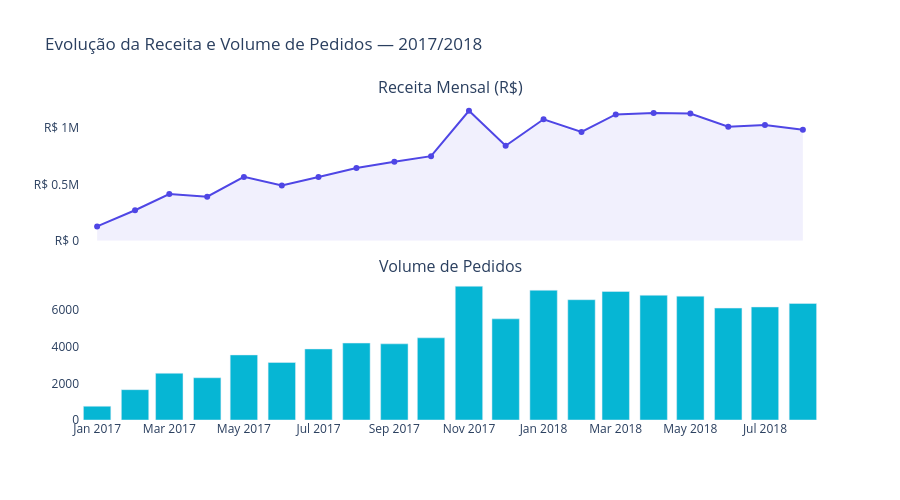

Here is the notebook cell this chart was saved with:
### Markdown cell above
## 4. Evolução da Receita Mensal

### Code cell
query_receita_mensal = """
SELECT
    STRFTIME('%Y-%m', o.order_purchase_timestamp) AS mes,
    COUNT(DISTINCT o.order_id)                     AS pedidos,
    ROUND(SUM(oi.price + oi.freight_value), 2)     AS receita
FROM orders o
JOIN order_items oi ON o.order_id = oi.order_id
WHERE o.order_status = 'delivered'
  AND o.order_purchase_timestamp IS NOT NULL
GROUP BY mes
ORDER BY mes
"""

receita_mensal = pd.read_sql(query_receita_mensal, conn)
receita_mensal['mes'] = pd.to_datetime(receita_mensal['mes'])

# Remover meses incompletos nas bordas
receita_mensal = receita_mensal[
    (receita_mensal['mes'] >= '2017-01-01') &
    (receita_mensal['mes'] <= '2018-08-01')
]

fig = make_subplots(rows=2, cols=1, shared_xaxes=True,
                    subplot_titles=('Receita Mensal (R$)', 'Volume de Pedidos'),
                    vertical_spacing=0.12)

fig.add_trace(go.Scatter(
    x=receita_mensal['mes'], y=receita_mensal['receita'],
    mode='lines+markers', name='Receita',
    line=dict(color='#4f46e5', width=2),
    fill='tozeroy', fillcolor='rgba(79,70,229,0.08)'
), row=1, col=1)

fig.add_trace(go.Bar(
    x=receita_mensal['mes'], y=receita_mensal['pedidos'],
    name='Pedidos', marker_color='#06b6d4'
), row=2, col=1)

fig.update_layout(
    title='Evolução da Receita e Volume de Pedidos — 2017/2018',
    height=500, showlegend=False,
    plot_bgcolor='white', paper_bgcolor='white'
)
fig.update_yaxes(tickprefix='R$ ', row=1, col=1)
fig.show()

### Figure 1 — Plotly figure (JSON) as saved in the notebook; plotly's stock layout.template omitted (floating-point values rounded to 4 significant figures)
{"data": [{"fill": "tozeroy", "fillcolor": "rgba(79,70,229,0.08)", "line": {"color": "#4f46e5", "width": 2}, "mode": "lines+markers", "name": "Receita", "type": "scatter", "x": ["2017-01-01T00:00:00.000000", "2017-02-01T00:00:00.000000", "2017-03-01T00:00:00.000000", "2017-04-01T00:00:00.000000", "2017-05-01T00:00:00.000000", "2017-06-01T00:00:00.000000", "2017-07-01T00:00:00.000000", "2017-08-01T00:00:00.000000", "2017-09-01T00:00:00.000000", "2017-10-01T00:00:00.000000", "2017-11-01T00:00:00.000000", "2017-12-01T00:00:00.000000", "2018-01-01T00:00:00.000000", "2018-02-01T00:00:00.000000", "2018-03-01T00:00:00.000000", "2018-04-01T00:00:00.000000", "2018-05-01T00:00:00.000000", "2018-06-01T00:00:00.000000", "2018-07-01T00:00:00.000000", "2018-08-01T00:00:00.000000"], "xaxis": "x", "y": [127500.0, 271200.0, 414300.0, 390800.0, 566900.0, 490100.0, 566300.0, 645800.0, 701100.0, 751100.0, 1153000.0, 843100.0, 1078000.0, 966200.0, 1121000.0, 1133000.0, 1129000.0, 1012000.0, 1028000.0, 985500.0], "yaxis": "y"}, {"marker": {"color": "#06b6d4"}, "name": "Pedidos", "type": "bar", "x": ["2017-01-01T00:00:00.000000", "2017-02-01T00:00:00.000000", "2017-03-01T00:00:00.000000", "2017-04-01T00:00:00.000000", "2017-05-01T00:00:00.000000", "2017-06-01T00:00:00.000000", "2017-07-01T00:00:00.000000", "2017-08-01T00:00:00.000000", "2017-09-01T00:00:00.000000", "2017-10-01T00:00:00.000000", "2017-11-01T00:00:00.000000", "2017-12-01T00:00:00.000000", "2018-01-01T00:00:00.000000", "2018-02-01T00:00:00.000000", "2018-03-01T00:00:00.000000", "2018-04-01T00:00:00.000000", "2018-05-01T00:00:00.000000", "2018-06-01T00:00:00.000000", "2018-07-01T00:00:00.000000", "2018-08-01T00:00:00.000000"], "xaxis": "x2", "y": [750, 1653, 2546, 2303, 3546, 3135, 3872, 4193, 4150, 4478, 7289, 5513, 7069, 6555, 7003, 6798, 6749, 6099, 6159, 6351], "yaxis": "y2"}], "layout": {"annotations": [{"font": {"size": 16}, "showarrow": false, "text": "Receita Mensal (R$)", "x": 0.5, "xanchor": "center", "xref": "paper", "y": 1, "yanchor": "bottom", "yref": "paper"}, {"font": {"size": 16}, "showarrow": false, "text": "Volume de Pedidos", "x": 0.5, "xanchor": "center", "xref": "paper", "y": 0.44, "yanchor": "bottom", "yref": "paper"}], "height": 500, "paper_bgcolor": "white", "plot_bgcolor": "white", "showlegend": false, "title": {"text": "Evolução da Receita e Volume de Pedidos — 2017/2018"}, "xaxis": {"anchor": "y", "domain": [0, 1], "matches": "x2", "showticklabels": false}, "xaxis2": {"anchor": "y2", "domain": [0, 1]}, "yaxis": {"anchor": "x", "domain": [0.56, 1], "tickprefix": "R$ "}, "yaxis2": {"anchor": "x2", "domain": [0, 0.44]}}}
